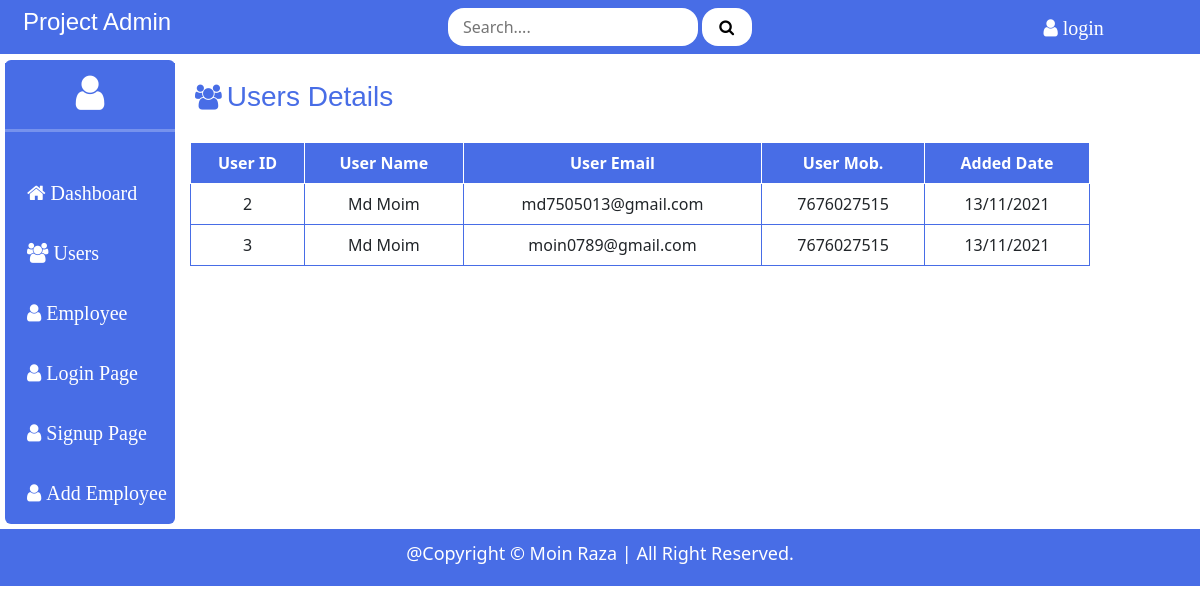
Page /userdetail on the committed database.
### employee/models.py (models this page shows, shortened)
class Superadmin(models.Model):
    added_date = models.DateTimeField(auto_now_add=True,null=True)
    user = models.OneToOneField(User, on_delete=models.CASCADE, primary_key=True)
    name = models.CharField(max_length=200,null= True)
    email = models.CharField(max_length=200)
    phone = models.CharField(max_length=12, null=True)
    password = models.CharField(max_length=20, null=True)

### employee/views.py (the view)
# urls.py: path('userdetail', views.userview, name="AllUserDetails"),
def userview(request):
    userd = Superadmin.objects.all()
    return render(request, "userdetail.html",{'userd':userd})

### employee/templates/userdetail.html
{% extends "base.html" %}
{% block content %}
<div class="dash-head">
    <i class="fa fa-users"></i><h3> Users Details</h3>
</div>
 <table class="productinfo table">
     <tr>
         <th>User ID</th>
         <th>User Name</th>
         <th>User Email</th>
         <th>User Mob.</th>
         <th>Added Date</th>
     </tr>
     {% if userd %}
     {% for i in userd %}
     <tr>
         <td>{{i.user.id}}</td>
         <td>{{i.name}}</td>
         <td>{{i.email}}</td>
         <td>{{i.phone}}</td>
         <td>13/11/2021</td>
     </tr>
     {% endfor %}
     {% else %}
     <tr>
         <td colspan="4">No Data items</td>
     </tr>
     {% endif %}
 </table>
 {% endblock content %}

### static/css/das.css (style rules this page uses)
body { padding: 0; margin: 0; }
#conatiner .cont_right .dash-head { display: flex; }
#conatiner .cont_right .dash-head h3 { color: #486DE6; margin-top: 20px; text-align: center; font-weight: 500; margin-left: 5px; font-family: Arial, Helvetica, sans-serif; }
#conatiner .cont_right .dash-head i { margin-top: 25px; font-size: 25px; margin-left: 20px; color: #486DE6; }
.productinfo { margin-top: 20px; border: 1px solid black; text-align: center; margin-left: 15px; }
.productinfo tr th { border: 1px solid white; background-color: #486DE6; color: white; }
.productinfo tr td { border: 1px solid #486DE6; }

### rows in the picture
Superadmin: user.id "2", name "Md Moim", email "md7505013@gmail.com", phone "7676027515"
Superadmin: user.id "3", name "Md Moim", email "moin0789@gmail.com", phone "7676027515"
